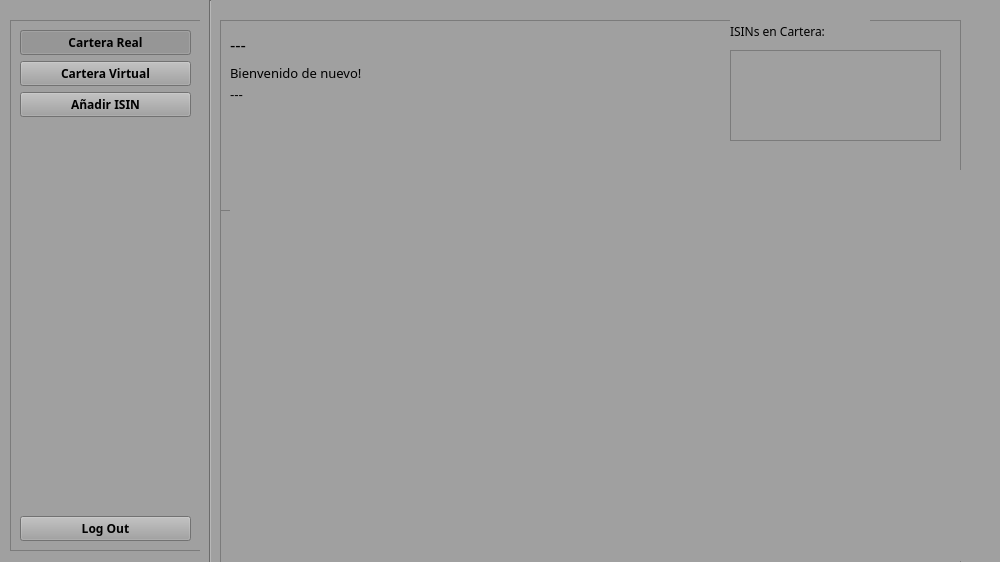
<?xml version="1.0" encoding="UTF-8"?>
<ui version="4.0">
 <class>MainWindow</class>
 <widget class="QMainWindow" name="MainWindow">
  <property name="geometry">
   <rect>
    <x>0</x>
    <y>0</y>
    <width>1000</width>
    <height>562</height>
   </rect>
  </property>
  <property name="windowTitle">
   <string>Carteras</string>
  </property>
  <property name="windowIcon">
   <iconset>
    <normaloff>../../logo.ico</normaloff>../../logo.ico</iconset>
  </property>
  <property name="styleSheet">
   <string notr="true">*{
background: rgb(160, 160, 160);

}</string>
  </property>
  <widget class="QWidget" name="centralwidget">
   <widget class="QFrame" name="frameBarra">
    <property name="geometry">
     <rect>
      <x>10</x>
      <y>20</y>
      <width>191</width>
      <height>531</height>
     </rect>
    </property>
    <property name="frameShape">
     <enum>QFrame::StyledPanel</enum>
    </property>
    <property name="frameShadow">
     <enum>QFrame::Raised</enum>
    </property>
    <layout class="QVBoxLayout" name="verticalLayout">
     <item>
      <widget class="QPushButton" name="buttonCartReal">
       <property name="font">
        <font>
         <family>Yu Gothic UI Light</family>
         <pointsize>9</pointsize>
         <weight>75</weight>
         <bold>true</bold>
        </font>
       </property>
       <property name="text">
        <string>Cartera Real</string>
       </property>
       <property name="icon">
        <iconset>
         <normaloff>../../feather/dollar-sign.svg</normaloff>../../feather/dollar-sign.svg</iconset>
       </property>
       <property name="checkable">
        <bool>true</bool>
       </property>
       <property name="checked">
        <bool>true</bool>
       </property>
      </widget>
     </item>
     <item>
      <widget class="QPushButton" name="buttonCartVirt">
       <property name="font">
        <font>
         <family>Yu Gothic UI Light</family>
         <pointsize>9</pointsize>
         <weight>75</weight>
         <bold>true</bold>
        </font>
       </property>
       <property name="text">
        <string>Cartera Virtual</string>
       </property>
       <property name="icon">
        <iconset>
         <normaloff>../../feather/pie-chart.svg</normaloff>../../feather/pie-chart.svg</iconset>
       </property>
       <property name="checkable">
        <bool>true</bool>
       </property>
       <property name="checked">
        <bool>false</bool>
       </property>
      </widget>
     </item>
     <item>
      <widget class="QPushButton" name="buttonAddISIN">
       <property name="font">
        <font>
         <family>Yu Gothic UI Light</family>
         <pointsize>9</pointsize>
         <weight>75</weight>
         <bold>true</bold>
        </font>
       </property>
       <property name="text">
        <string>Añadir ISIN</string>
       </property>
       <property name="icon">
        <iconset>
         <normaloff>../../feather/plus-circle.svg</normaloff>../../feather/plus-circle.svg</iconset>
       </property>
      </widget>
     </item>
     <item>
      <spacer name="verticalSpacer">
       <property name="orientation">
        <enum>Qt::Vertical</enum>
       </property>
       <property name="sizeHint" stdset="0">
        <size>
         <width>20</width>
         <height>40</height>
        </size>
       </property>
      </spacer>
     </item>
     <item>
      <widget class="QPushButton" name="buttonLogout">
       <property name="font">
        <font>
         <family>Yu Gothic UI Light</family>
         <pointsize>9</pointsize>
         <weight>75</weight>
         <bold>true</bold>
        </font>
       </property>
       <property name="text">
        <string>Log Out</string>
       </property>
       <property name="icon">
        <iconset>
         <normaloff>../../feather/log-out.svg</normaloff>../../feather/log-out.svg</iconset>
       </property>
      </widget>
     </item>
    </layout>
   </widget>
   <widget class="QFrame" name="frameMain_Up">
    <property name="geometry">
     <rect>
      <x>220</x>
      <y>20</y>
      <width>741</width>
      <height>651</height>
     </rect>
    </property>
    <property name="frameShape">
     <enum>QFrame::StyledPanel</enum>
    </property>
    <property name="frameShadow">
     <enum>QFrame::Raised</enum>
    </property>
    <widget class="QFrame" name="frame">
     <property name="geometry">
      <rect>
       <x>0</x>
       <y>0</y>
       <width>741</width>
       <height>191</height>
      </rect>
     </property>
     <property name="frameShape">
      <enum>QFrame::StyledPanel</enum>
     </property>
     <property name="frameShadow">
      <enum>QFrame::Raised</enum>
     </property>
     <widget class="QLabel" name="labelISIN">
      <property name="geometry">
       <rect>
        <x>510</x>
        <y>0</y>
        <width>140</width>
        <height>23</height>
       </rect>
      </property>
      <property name="font">
       <font>
        <family>Yu Gothic Medium</family>
        <pointsize>9</pointsize>
        <weight>50</weight>
        <bold>false</bold>
       </font>
      </property>
      <property name="text">
       <string>ISINs en Cartera:</string>
      </property>
     </widget>
     <widget class="QLabel" name="labelInfo">
      <property name="geometry">
       <rect>
        <x>10</x>
        <y>40</y>
        <width>207</width>
        <height>26</height>
       </rect>
      </property>
      <property name="font">
       <font>
        <family>Yu Gothic Medium</family>
        <pointsize>10</pointsize>
       </font>
      </property>
      <property name="text">
       <string>Bienvenido de nuevo! </string>
      </property>
     </widget>
     <widget class="QLabel" name="labelEmail">
      <property name="geometry">
       <rect>
        <x>10</x>
        <y>60</y>
        <width>603</width>
        <height>29</height>
       </rect>
      </property>
      <property name="font">
       <font>
        <family>MS UI Gothic</family>
        <pointsize>10</pointsize>
       </font>
      </property>
      <property name="text">
       <string>---</string>
      </property>
     </widget>
     <widget class="QLabel" name="labelUsuario">
      <property name="geometry">
       <rect>
        <x>10</x>
        <y>10</y>
        <width>421</width>
        <height>31</height>
       </rect>
      </property>
      <property name="font">
       <font>
        <pointsize>12</pointsize>
        <weight>50</weight>
        <bold>false</bold>
       </font>
      </property>
      <property name="text">
       <string>---</string>
      </property>
     </widget>
     <widget class="QListWidget" name="listIsins">
      <property name="geometry">
       <rect>
        <x>510</x>
        <y>30</y>
        <width>211</width>
        <height>91</height>
       </rect>
      </property>
     </widget>
    </widget>
    <widget class="QWidget" name="horizontalLayoutWidget">
     <property name="geometry">
      <rect>
       <x>10</x>
       <y>150</y>
       <width>751</width>
       <height>391</height>
      </rect>
     </property>
     <layout class="QHBoxLayout" name="layout">
      <item>
       <widget class="QLabel" name="labelNoIsin">
        <property name="font">
         <font>
          <pointsize>10</pointsize>
          <weight>75</weight>
          <bold>true</bold>
         </font>
        </property>
        <property name="text">
         <string/>
        </property>
        <property name="alignment">
         <set>Qt::AlignCenter</set>
        </property>
       </widget>
      </item>
     </layout>
    </widget>
   </widget>
   <widget class="Line" name="line">
    <property name="geometry">
     <rect>
      <x>200</x>
      <y>0</y>
      <width>20</width>
      <height>671</height>
     </rect>
    </property>
    <property name="font">
     <font>
      <pointsize>12</pointsize>
     </font>
    </property>
    <property name="orientation">
     <enum>Qt::Vertical</enum>
    </property>
   </widget>
  </widget>
 </widget>
 <resources/>
 <connections/>
</ui>
